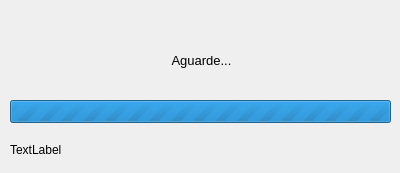
<?xml version="1.0" encoding="UTF-8"?>
<ui version="4.0">
 <class>QRadProgressWindow</class>
 <widget class="QDialog" name="QRadProgressWindow">
  <property name="geometry">
   <rect>
    <x>0</x>
    <y>0</y>
    <width>400</width>
    <height>173</height>
   </rect>
  </property>
  <property name="windowTitle">
   <string>Dialog</string>
  </property>
  <property name="windowIcon">
   <iconset resource="../../Projects/Blink/icons/resources.qrc">
    <normaloff>:/png/marca-m.png</normaloff>:/png/marca-m.png</iconset>
  </property>
  <widget class="QProgressBar" name="progressBar">
   <property name="geometry">
    <rect>
     <x>10</x>
     <y>100</y>
     <width>381</width>
     <height>23</height>
    </rect>
   </property>
   <property name="maximum">
    <number>0</number>
   </property>
   <property name="value">
    <number>-1</number>
   </property>
   <property name="alignment">
    <set>Qt::AlignCenter</set>
   </property>
  </widget>
  <widget class="QLabel" name="LblDetail">
   <property name="geometry">
    <rect>
     <x>10</x>
     <y>140</y>
     <width>381</width>
     <height>20</height>
    </rect>
   </property>
   <property name="text">
    <string>TextLabel</string>
   </property>
  </widget>
  <widget class="QLabel" name="LblTitle">
   <property name="geometry">
    <rect>
     <x>26</x>
     <y>50</y>
     <width>351</width>
     <height>20</height>
    </rect>
   </property>
   <property name="font">
    <font>
     <pointsize>10</pointsize>
    </font>
   </property>
   <property name="text">
    <string>Aguarde...</string>
   </property>
   <property name="alignment">
    <set>Qt::AlignCenter</set>
   </property>
  </widget>
 </widget>
 <resources>
  <include location="../../Projects/Blink/icons/resources.qrc"/>
  <include location="../../Projects/Blink/icons/resources.qrc"/>
 </resources>
 <connections/>
</ui>
